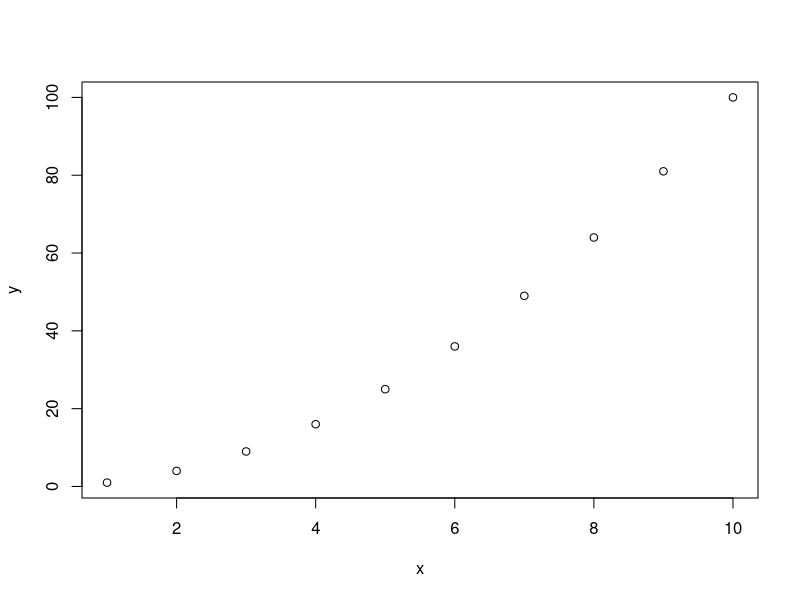
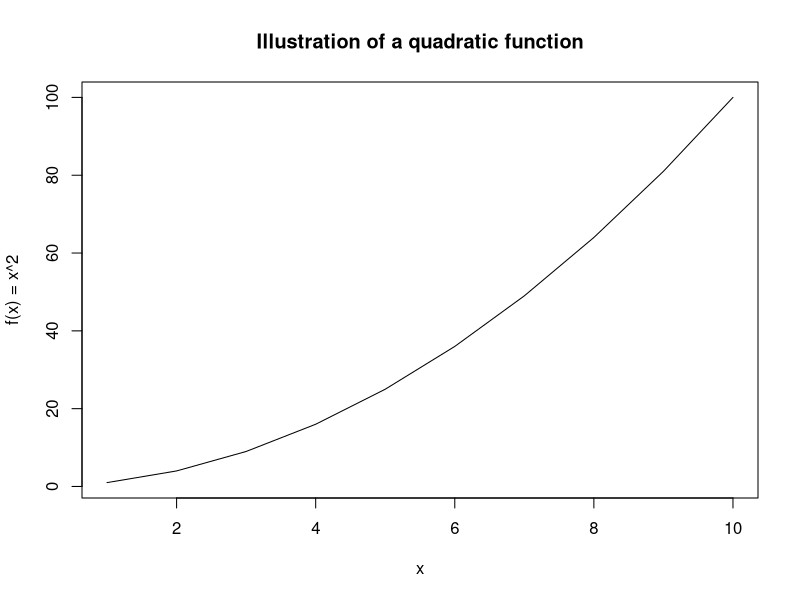
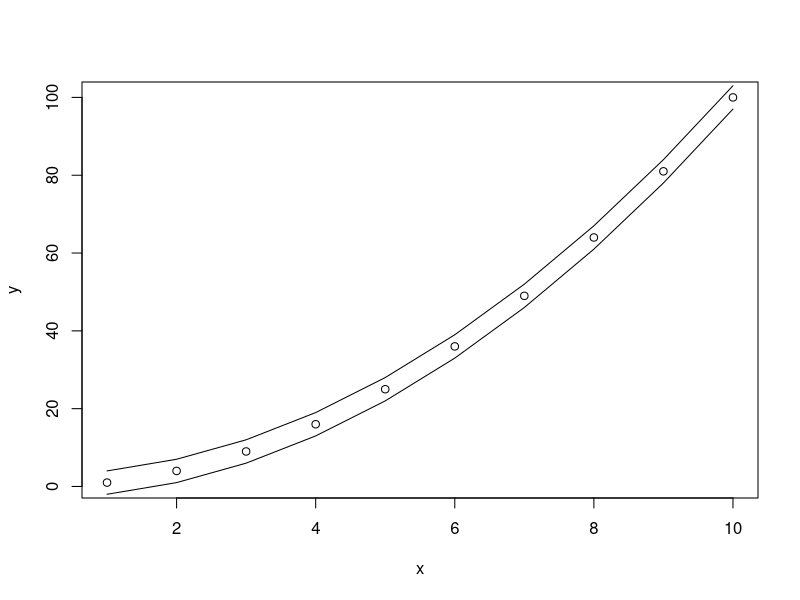
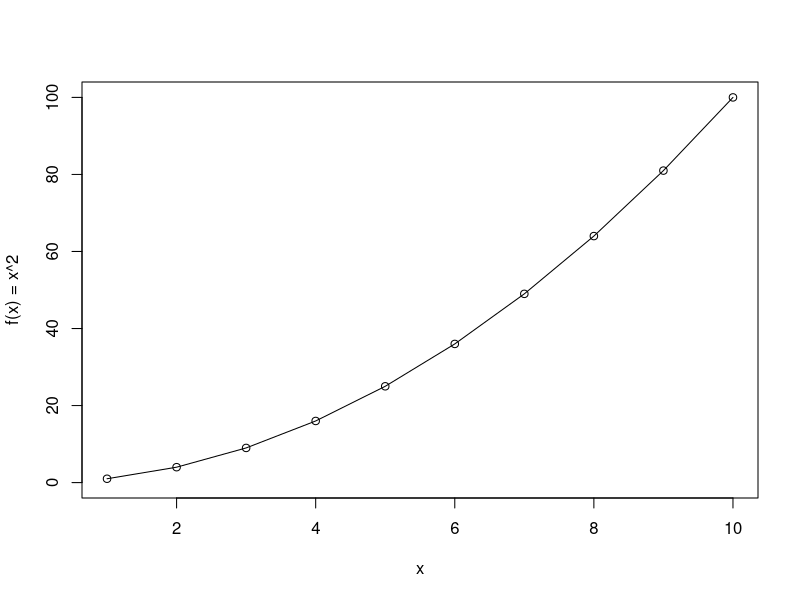
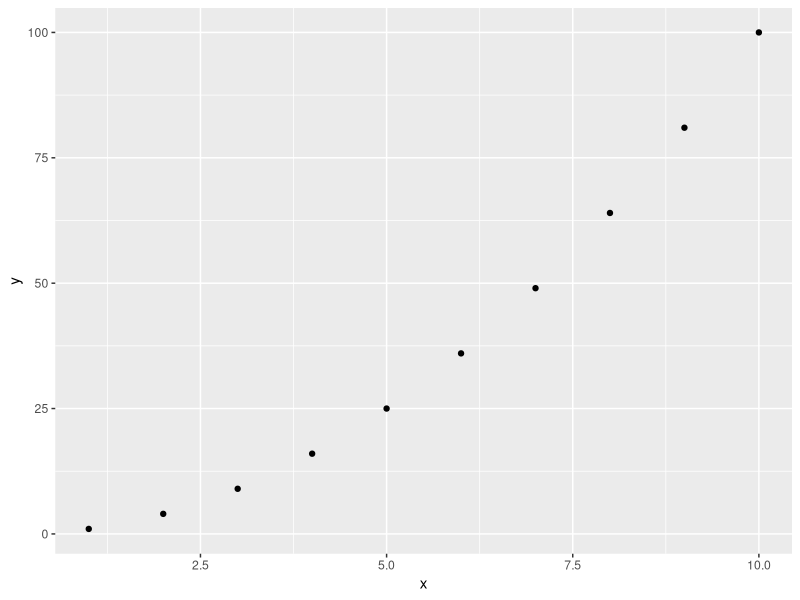
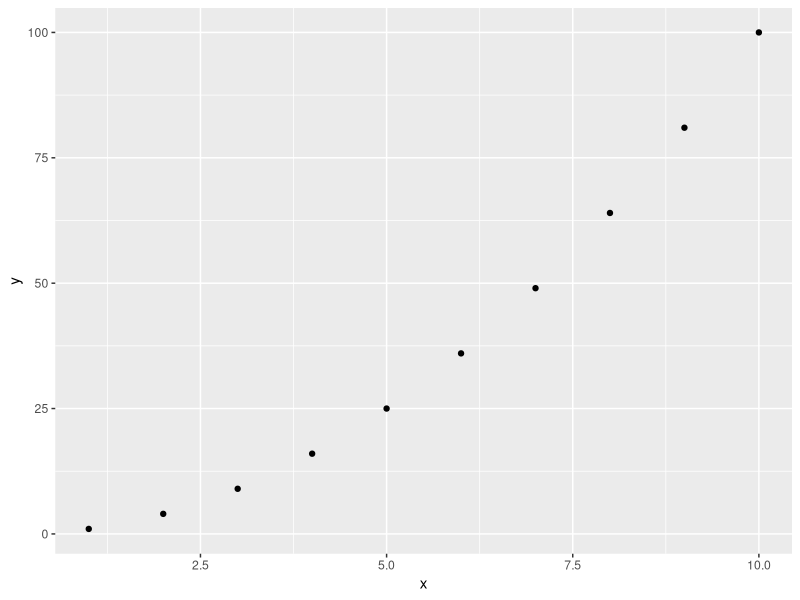
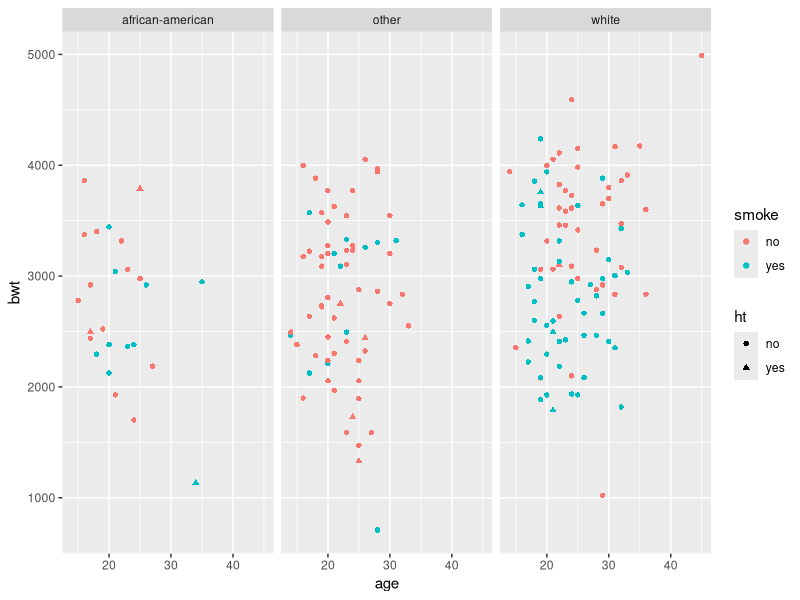
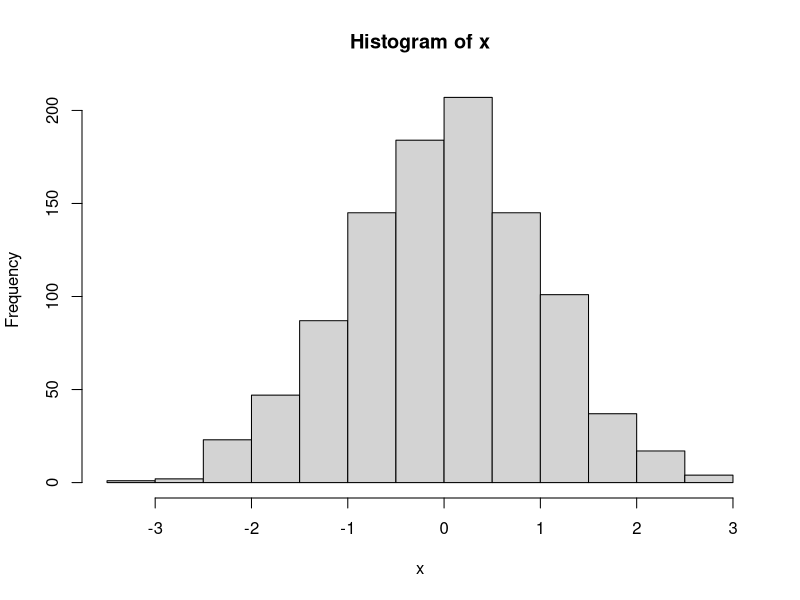

The R source for these figures, in order:
## ---- chunk 1
x <- 1:10
y <- x^2
plot(x,y)
## ---- chunk 2
plot(x, y, 
     type = "l",
     ylab = "f(x) = x^2",
     main = "Illustration of a quadratic function")
## ---- chunk 3
plot(x, y)
lines(x, y+3)
lines(x, y-3)
## ---- chunk 4
plot(NA, xlim = c(1,10), ylim = c(0,100), xlab = "x", ylab = "f(x) = x^2")
lines(x = x, y = y)
points(x = x, y = y)
## ---- chunk 5
library("ggplot2")
## ---- chunk 6
x <- 1:10
y <- x^2
df <- data.frame(x = x, y = y)
ggplot(df, aes(x = x, y = y)) + geom_point()
## ---- chunk 7
ggobj <- ggplot(df, aes(x = x, y = y))
ggobj <- ggobj + geom_point()
ggobj
## ---- chunk 8
birthwt <- read.csv("birthwt.csv") 
ggplot(birthwt, aes(x = age, y = bwt, color = smoke, shape = ht))  + 
    geom_point() + 
    facet_wrap("race")
## ---- chunk 9
x <- rnorm(1000)     # 1000 normally distributed random numbers
hist(x)
ggplot(data.frame(x), aes(x = x)) + geom_histogram()
